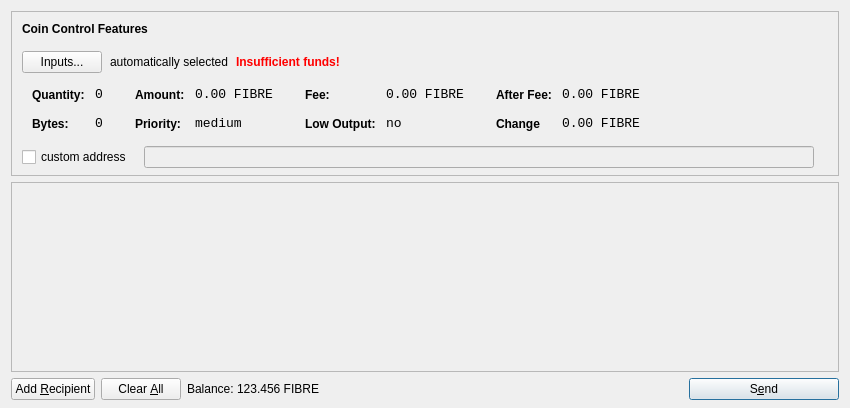
<?xml version="1.0" encoding="UTF-8"?>
<ui version="4.0">
 <class>SendCoinsDialog</class>
 <widget class="QDialog" name="SendCoinsDialog">
  <property name="geometry">
   <rect>
    <x>0</x>
    <y>0</y>
    <width>850</width>
    <height>408</height>
   </rect>
  </property>
  <property name="windowTitle">
   <string>Send Coins</string>
  </property>
  <layout class="QVBoxLayout" name="verticalLayout" stretch="0,1,0">
   <property name="bottomMargin">
    <number>8</number>
   </property>
   <item>
    <widget class="QFrame" name="frameCoinControl">
     <property name="sizePolicy">
      <sizepolicy hsizetype="Expanding" vsizetype="Expanding">
       <horstretch>0</horstretch>
       <verstretch>0</verstretch>
      </sizepolicy>
     </property>
     <property name="maximumSize">
      <size>
       <width>16777215</width>
       <height>16777215</height>
      </size>
     </property>
     <property name="frameShape">
      <enum>QFrame::StyledPanel</enum>
     </property>
     <property name="frameShadow">
      <enum>QFrame::Sunken</enum>
     </property>
     <layout class="QVBoxLayout" name="verticalLayoutCoinControl2">
      <property name="spacing">
       <number>6</number>
      </property>
      <property name="leftMargin">
       <number>0</number>
      </property>
      <property name="topMargin">
       <number>0</number>
      </property>
      <property name="rightMargin">
       <number>0</number>
      </property>
      <property name="bottomMargin">
       <number>6</number>
      </property>
      <item>
       <layout class="QVBoxLayout" name="verticalLayoutCoinControl" stretch="0,0,0,0,1">
        <property name="spacing">
         <number>0</number>
        </property>
        <property name="leftMargin">
         <number>10</number>
        </property>
        <property name="topMargin">
         <number>10</number>
        </property>
        <item>
         <layout class="QHBoxLayout" name="horizontalLayoutCoinControl1">
          <property name="bottomMargin">
           <number>15</number>
          </property>
          <item>
           <widget class="QLabel" name="labelCoinControlFeatures">
            <property name="sizePolicy">
             <sizepolicy hsizetype="Preferred" vsizetype="Maximum">
              <horstretch>0</horstretch>
              <verstretch>0</verstretch>
             </sizepolicy>
            </property>
            <property name="font">
             <font>
              <weight>75</weight>
              <bold>true</bold>
             </font>
            </property>
            <property name="styleSheet">
             <string notr="true">font-weight:bold;</string>
            </property>
            <property name="text">
             <string>Coin Control Features</string>
            </property>
           </widget>
          </item>
         </layout>
        </item>
        <item>
         <layout class="QHBoxLayout" name="horizontalLayoutCoinControl2" stretch="0,0,0,0">
          <property name="spacing">
           <number>8</number>
          </property>
          <property name="bottomMargin">
           <number>10</number>
          </property>
          <item>
           <widget class="QPushButton" name="pushButtonCoinControl">
            <property name="styleSheet">
             <string notr="true"/>
            </property>
            <property name="text">
             <string>Inputs...</string>
            </property>
           </widget>
          </item>
          <item>
           <widget class="QLabel" name="labelCoinControlAutomaticallySelected">
            <property name="text">
             <string>automatically selected</string>
            </property>
            <property name="margin">
             <number>5</number>
            </property>
           </widget>
          </item>
          <item>
           <widget class="QLabel" name="labelCoinControlInsuffFunds">
            <property name="font">
             <font>
              <weight>75</weight>
              <bold>true</bold>
             </font>
            </property>
            <property name="styleSheet">
             <string notr="true">color:red;font-weight:bold;</string>
            </property>
            <property name="text">
             <string>Insufficient funds!</string>
            </property>
            <property name="margin">
             <number>5</number>
            </property>
           </widget>
          </item>
          <item>
           <spacer name="horizontalSpacerCoinControl">
            <property name="orientation">
             <enum>Qt::Horizontal</enum>
            </property>
            <property name="sizeHint" stdset="0">
             <size>
              <width>40</width>
              <height>1</height>
             </size>
            </property>
           </spacer>
          </item>
         </layout>
        </item>
        <item>
         <widget class="QWidget" name="widgetCoinControl" native="true">
          <property name="sizePolicy">
           <sizepolicy hsizetype="Preferred" vsizetype="Preferred">
            <horstretch>0</horstretch>
            <verstretch>0</verstretch>
           </sizepolicy>
          </property>
          <property name="minimumSize">
           <size>
            <width>0</width>
            <height>0</height>
           </size>
          </property>
          <property name="styleSheet">
           <string notr="true"/>
          </property>
          <layout class="QHBoxLayout" name="horizontalLayoutCoinControl5">
           <property name="leftMargin">
            <number>0</number>
           </property>
           <property name="topMargin">
            <number>0</number>
           </property>
           <property name="rightMargin">
            <number>0</number>
           </property>
           <property name="bottomMargin">
            <number>0</number>
           </property>
           <item>
            <layout class="QHBoxLayout" name="horizontalLayoutCoinControl3" stretch="0,0,0,1">
             <property name="spacing">
              <number>20</number>
             </property>
             <property name="topMargin">
              <number>0</number>
             </property>
             <property name="bottomMargin">
              <number>10</number>
             </property>
             <item>
              <layout class="QFormLayout" name="formLayoutCoinControl1">
               <property name="horizontalSpacing">
                <number>10</number>
               </property>
               <property name="verticalSpacing">
                <number>14</number>
               </property>
               <property name="leftMargin">
                <number>10</number>
               </property>
               <property name="topMargin">
                <number>4</number>
               </property>
               <property name="rightMargin">
                <number>6</number>
               </property>
               <item row="0" column="0">
                <widget class="QLabel" name="labelCoinControlQuantityText">
                 <property name="styleSheet">
                  <string notr="true">font-weight:bold;</string>
                 </property>
                 <property name="text">
                  <string>Quantity:</string>
                 </property>
                 <property name="margin">
                  <number>0</number>
                 </property>
                </widget>
               </item>
               <item row="0" column="1">
                <widget class="QLabel" name="labelCoinControlQuantity">
                 <property name="font">
                  <font>
                   <family>Monospace</family>
                   <pointsize>10</pointsize>
                  </font>
                 </property>
                 <property name="cursor">
                  <cursorShape>IBeamCursor</cursorShape>
                 </property>
                 <property name="contextMenuPolicy">
                  <enum>Qt::ActionsContextMenu</enum>
                 </property>
                 <property name="text">
                  <string>0</string>
                 </property>
                 <property name="margin">
                  <number>0</number>
                 </property>
                 <property name="textInteractionFlags">
                  <set>Qt::LinksAccessibleByMouse|Qt::TextSelectableByKeyboard|Qt::TextSelectableByMouse</set>
                 </property>
                </widget>
               </item>
               <item row="1" column="0">
                <widget class="QLabel" name="labelCoinControlBytesText">
                 <property name="styleSheet">
                  <string notr="true">font-weight:bold;</string>
                 </property>
                 <property name="text">
                  <string>Bytes:</string>
                 </property>
                </widget>
               </item>
               <item row="1" column="1">
                <widget class="QLabel" name="labelCoinControlBytes">
                 <property name="font">
                  <font>
                   <family>Monospace</family>
                   <pointsize>10</pointsize>
                  </font>
                 </property>
                 <property name="cursor">
                  <cursorShape>IBeamCursor</cursorShape>
                 </property>
                 <property name="contextMenuPolicy">
                  <enum>Qt::ActionsContextMenu</enum>
                 </property>
                 <property name="text">
                  <string>0</string>
                 </property>
                 <property name="textInteractionFlags">
                  <set>Qt::LinksAccessibleByMouse|Qt::TextSelectableByKeyboard|Qt::TextSelectableByMouse</set>
                 </property>
                </widget>
               </item>
              </layout>
             </item>
             <item>
              <layout class="QFormLayout" name="formLayoutCoinControl2">
               <property name="horizontalSpacing">
                <number>10</number>
               </property>
               <property name="verticalSpacing">
                <number>14</number>
               </property>
               <property name="leftMargin">
                <number>6</number>
               </property>
               <property name="topMargin">
                <number>4</number>
               </property>
               <property name="rightMargin">
                <number>6</number>
               </property>
               <item row="0" column="0">
                <widget class="QLabel" name="labelCoinControlAmountText">
                 <property name="styleSheet">
                  <string notr="true">font-weight:bold;</string>
                 </property>
                 <property name="text">
                  <string>Amount:</string>
                 </property>
                 <property name="margin">
                  <number>0</number>
                 </property>
                </widget>
               </item>
               <item row="0" column="1">
                <widget class="QLabel" name="labelCoinControlAmount">
                 <property name="font">
                  <font>
                   <family>Monospace</family>
                   <pointsize>10</pointsize>
                  </font>
                 </property>
                 <property name="cursor">
                  <cursorShape>IBeamCursor</cursorShape>
                 </property>
                 <property name="contextMenuPolicy">
                  <enum>Qt::ActionsContextMenu</enum>
                 </property>
                 <property name="text">
                  <string>0.00 FIBRE</string>
                 </property>
                 <property name="textInteractionFlags">
                  <set>Qt::LinksAccessibleByMouse|Qt::TextSelectableByKeyboard|Qt::TextSelectableByMouse</set>
                 </property>
                </widget>
               </item>
               <item row="1" column="0">
                <widget class="QLabel" name="labelCoinControlPriorityText">
                 <property name="styleSheet">
                  <string notr="true">font-weight:bold;</string>
                 </property>
                 <property name="text">
                  <string>Priority:</string>
                 </property>
                </widget>
               </item>
               <item row="1" column="1">
                <widget class="QLabel" name="labelCoinControlPriority">
                 <property name="font">
                  <font>
                   <family>Monospace</family>
                   <pointsize>10</pointsize>
                  </font>
                 </property>
                 <property name="cursor">
                  <cursorShape>IBeamCursor</cursorShape>
                 </property>
                 <property name="contextMenuPolicy">
                  <enum>Qt::ActionsContextMenu</enum>
                 </property>
                 <property name="text">
                  <string>medium</string>
                 </property>
                 <property name="textInteractionFlags">
                  <set>Qt::LinksAccessibleByMouse|Qt::TextSelectableByKeyboard|Qt::TextSelectableByMouse</set>
                 </property>
                </widget>
               </item>
              </layout>
             </item>
             <item>
              <layout class="QFormLayout" name="formLayoutCoinControl3">
               <property name="horizontalSpacing">
                <number>10</number>
               </property>
               <property name="verticalSpacing">
                <number>14</number>
               </property>
               <property name="leftMargin">
                <number>6</number>
               </property>
               <property name="topMargin">
                <number>4</number>
               </property>
               <property name="rightMargin">
                <number>6</number>
               </property>
               <item row="0" column="0">
                <widget class="QLabel" name="labelCoinControlFeeText">
                 <property name="styleSheet">
                  <string notr="true">font-weight:bold;</string>
                 </property>
                 <property name="text">
                  <string>Fee:</string>
                 </property>
                 <property name="margin">
                  <number>0</number>
                 </property>
                </widget>
               </item>
               <item row="0" column="1">
                <widget class="QLabel" name="labelCoinControlFee">
                 <property name="font">
                  <font>
                   <family>Monospace</family>
                   <pointsize>10</pointsize>
                  </font>
                 </property>
                 <property name="cursor">
                  <cursorShape>IBeamCursor</cursorShape>
                 </property>
                 <property name="contextMenuPolicy">
                  <enum>Qt::ActionsContextMenu</enum>
                 </property>
                 <property name="text">
                  <string>0.00 FIBRE</string>
                 </property>
                 <property name="textInteractionFlags">
                  <set>Qt::LinksAccessibleByMouse|Qt::TextSelectableByKeyboard|Qt::TextSelectableByMouse</set>
                 </property>
                </widget>
               </item>
               <item row="1" column="0">
                <widget class="QLabel" name="labelCoinControlLowOutputText">
                 <property name="styleSheet">
                  <string notr="true">font-weight:bold;</string>
                 </property>
                 <property name="text">
                  <string>Low Output:</string>
                 </property>
                </widget>
               </item>
               <item row="1" column="1">
                <widget class="QLabel" name="labelCoinControlLowOutput">
                 <property name="font">
                  <font>
                   <family>Monospace</family>
                   <pointsize>10</pointsize>
                  </font>
                 </property>
                 <property name="cursor">
                  <cursorShape>IBeamCursor</cursorShape>
                 </property>
                 <property name="contextMenuPolicy">
                  <enum>Qt::ActionsContextMenu</enum>
                 </property>
                 <property name="text">
                  <string>no</string>
                 </property>
                 <property name="textInteractionFlags">
                  <set>Qt::LinksAccessibleByMouse|Qt::TextSelectableByKeyboard|Qt::TextSelectableByMouse</set>
                 </property>
                </widget>
               </item>
              </layout>
             </item>
             <item>
              <layout class="QFormLayout" name="formLayoutCoinControl4">
               <property name="horizontalSpacing">
                <number>10</number>
               </property>
               <property name="verticalSpacing">
                <number>14</number>
               </property>
               <property name="leftMargin">
                <number>6</number>
               </property>
               <property name="topMargin">
                <number>4</number>
               </property>
               <property name="rightMargin">
                <number>6</number>
               </property>
               <item row="0" column="0">
                <widget class="QLabel" name="labelCoinControlAfterFeeText">
                 <property name="styleSheet">
                  <string notr="true">font-weight:bold;</string>
                 </property>
                 <property name="text">
                  <string>After Fee:</string>
                 </property>
                 <property name="margin">
                  <number>0</number>
                 </property>
                </widget>
               </item>
               <item row="0" column="1">
                <widget class="QLabel" name="labelCoinControlAfterFee">
                 <property name="font">
                  <font>
                   <family>Monospace</family>
                   <pointsize>10</pointsize>
                  </font>
                 </property>
                 <property name="cursor">
                  <cursorShape>IBeamCursor</cursorShape>
                 </property>
                 <property name="contextMenuPolicy">
                  <enum>Qt::ActionsContextMenu</enum>
                 </property>
                 <property name="text">
                  <string>0.00 FIBRE</string>
                 </property>
                 <property name="textInteractionFlags">
                  <set>Qt::LinksAccessibleByMouse|Qt::TextSelectableByKeyboard|Qt::TextSelectableByMouse</set>
                 </property>
                </widget>
               </item>
               <item row="1" column="0">
                <widget class="QLabel" name="labelCoinControlChangeText">
                 <property name="styleSheet">
                  <string notr="true">font-weight:bold;</string>
                 </property>
                 <property name="text">
                  <string>Change</string>
                 </property>
                </widget>
               </item>
               <item row="1" column="1">
                <widget class="QLabel" name="labelCoinControlChange">
                 <property name="font">
                  <font>
                   <family>Monospace</family>
                   <pointsize>10</pointsize>
                  </font>
                 </property>
                 <property name="cursor">
                  <cursorShape>IBeamCursor</cursorShape>
                 </property>
                 <property name="contextMenuPolicy">
                  <enum>Qt::ActionsContextMenu</enum>
                 </property>
                 <property name="text">
                  <string>0.00 FIBRE</string>
                 </property>
                 <property name="textInteractionFlags">
                  <set>Qt::LinksAccessibleByMouse|Qt::TextSelectableByKeyboard|Qt::TextSelectableByMouse</set>
                 </property>
                </widget>
               </item>
              </layout>
             </item>
            </layout>
           </item>
          </layout>
         </widget>
        </item>
        <item>
         <layout class="QHBoxLayout" name="horizontalLayoutCoinControl4" stretch="0,0,0">
          <property name="spacing">
           <number>12</number>
          </property>
          <property name="sizeConstraint">
           <enum>QLayout::SetDefaultConstraint</enum>
          </property>
          <property name="topMargin">
           <number>5</number>
          </property>
          <property name="rightMargin">
           <number>5</number>
          </property>
          <item>
           <widget class="QCheckBox" name="checkBoxCoinControlChange">
            <property name="maximumSize">
             <size>
              <width>16777215</width>
              <height>16777215</height>
             </size>
            </property>
            <property name="text">
             <string>custom address</string>
            </property>
           </widget>
          </item>
          <item>
           <widget class="QLineEdit" name="lineEditCoinControlChange">
            <property name="enabled">
             <bool>false</bool>
            </property>
            <property name="sizePolicy">
             <sizepolicy hsizetype="Expanding" vsizetype="Fixed">
              <horstretch>0</horstretch>
              <verstretch>0</verstretch>
             </sizepolicy>
            </property>
           </widget>
          </item>
          <item>
           <widget class="QLabel" name="labelCoinControlChangeLabel">
            <property name="sizePolicy">
             <sizepolicy hsizetype="Preferred" vsizetype="Expanding">
              <horstretch>0</horstretch>
              <verstretch>0</verstretch>
             </sizepolicy>
            </property>
            <property name="minimumSize">
             <size>
              <width>0</width>
              <height>0</height>
             </size>
            </property>
            <property name="text">
             <string/>
            </property>
            <property name="margin">
             <number>3</number>
            </property>
           </widget>
          </item>
         </layout>
        </item>
        <item>
         <spacer name="verticalSpacerCoinControl">
          <property name="orientation">
           <enum>Qt::Vertical</enum>
          </property>
          <property name="sizeHint" stdset="0">
           <size>
            <width>800</width>
            <height>1</height>
           </size>
          </property>
         </spacer>
        </item>
       </layout>
      </item>
     </layout>
    </widget>
   </item>
   <item>
    <widget class="QScrollArea" name="scrollArea">
     <property name="widgetResizable">
      <bool>true</bool>
     </property>
     <widget class="QWidget" name="scrollAreaWidgetContents">
      <property name="geometry">
       <rect>
        <x>0</x>
        <y>0</y>
        <width>830</width>
        <height>180</height>
       </rect>
      </property>
      <layout class="QVBoxLayout" name="verticalLayout_2">
       <property name="leftMargin">
        <number>0</number>
       </property>
       <property name="topMargin">
        <number>0</number>
       </property>
       <property name="rightMargin">
        <number>0</number>
       </property>
       <property name="bottomMargin">
        <number>0</number>
       </property>
       <item>
        <layout class="QVBoxLayout" name="entries">
         <property name="spacing">
          <number>6</number>
         </property>
        </layout>
       </item>
       <item>
        <spacer name="verticalSpacer">
         <property name="orientation">
          <enum>Qt::Vertical</enum>
         </property>
         <property name="sizeHint" stdset="0">
          <size>
           <width>20</width>
           <height>40</height>
          </size>
         </property>
        </spacer>
       </item>
      </layout>
     </widget>
    </widget>
   </item>
   <item>
    <layout class="QHBoxLayout" name="horizontalLayout">
     <item>
      <widget class="QPushButton" name="addButton">
       <property name="toolTip">
        <string>Send to multiple recipients at once</string>
       </property>
       <property name="text">
        <string>Add &amp;Recipient</string>
       </property>
       <property name="icon">
        <iconset resource="../bitcoin.qrc">
         <normaloff>:/icons/add</normaloff>:/icons/add</iconset>
       </property>
       <property name="autoDefault">
        <bool>false</bool>
       </property>
      </widget>
     </item>
     <item>
      <widget class="QPushButton" name="clearButton">
       <property name="sizePolicy">
        <sizepolicy hsizetype="Minimum" vsizetype="Fixed">
         <horstretch>0</horstretch>
         <verstretch>0</verstretch>
        </sizepolicy>
       </property>
       <property name="toolTip">
        <string>Remove all transaction fields</string>
       </property>
       <property name="text">
        <string>Clear &amp;All</string>
       </property>
       <property name="icon">
        <iconset resource="../bitcoin.qrc">
         <normaloff>:/icons/remove</normaloff>:/icons/remove</iconset>
       </property>
       <property name="autoRepeatDelay">
        <number>300</number>
       </property>
       <property name="autoDefault">
        <bool>false</bool>
       </property>
      </widget>
     </item>
     <item>
      <layout class="QHBoxLayout" name="horizontalLayout_2">
       <property name="spacing">
        <number>3</number>
       </property>
       <item>
        <widget class="QLabel" name="label">
         <property name="sizePolicy">
          <sizepolicy hsizetype="Preferred" vsizetype="Fixed">
           <horstretch>0</horstretch>
           <verstretch>0</verstretch>
          </sizepolicy>
         </property>
         <property name="text">
          <string>Balance:</string>
         </property>
        </widget>
       </item>
       <item>
        <widget class="QLabel" name="labelBalance">
         <property name="sizePolicy">
          <sizepolicy hsizetype="Preferred" vsizetype="Fixed">
           <horstretch>0</horstretch>
           <verstretch>0</verstretch>
          </sizepolicy>
         </property>
         <property name="cursor">
          <cursorShape>IBeamCursor</cursorShape>
         </property>
         <property name="text">
          <string>123.456 FIBRE</string>
         </property>
         <property name="textInteractionFlags">
          <set>Qt::LinksAccessibleByMouse|Qt::TextSelectableByKeyboard|Qt::TextSelectableByMouse</set>
         </property>
        </widget>
       </item>
      </layout>
     </item>
     <item>
      <spacer name="horizontalSpacer">
       <property name="orientation">
        <enum>Qt::Horizontal</enum>
       </property>
       <property name="sizeHint" stdset="0">
        <size>
         <width>40</width>
         <height>20</height>
        </size>
       </property>
      </spacer>
     </item>
     <item>
      <widget class="QPushButton" name="sendButton">
       <property name="minimumSize">
        <size>
         <width>150</width>
         <height>0</height>
        </size>
       </property>
       <property name="toolTip">
        <string>Confirm the send action</string>
       </property>
       <property name="text">
        <string>S&amp;end</string>
       </property>
       <property name="icon">
        <iconset resource="../bitcoin.qrc">
         <normaloff>:/icons/send</normaloff>:/icons/send</iconset>
       </property>
       <property name="default">
        <bool>true</bool>
       </property>
      </widget>
     </item>
    </layout>
   </item>
  </layout>
 </widget>
 <resources>
  <include location="../bitcoin.qrc"/>
 </resources>
 <connections/>
</ui>
